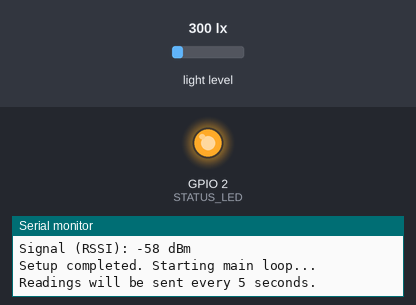
A sketch run on a simulated ESP32. Shown: output pins drawn as LEDs (lit = HIGH), the last lines printed to the serial monitor. The test bench sets the inputs (shaded band); at power-on: light level 300 lx. WiFi joins after 1.5 s; servers stay silent unless stated; uploads are accepted with an empty reply.

Above: at 3.9 s.
4.0 s: light level set to 40 lx
At 6.1 s:
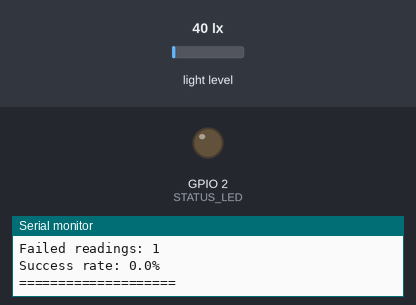
10.5 s: light level set to 500 lx
Timing chart, 0 to 23.0 s (numbered marks = the images above; inputs shaded):
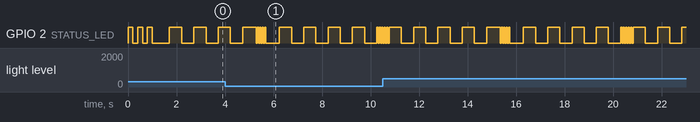

The sketch:

esp32_light_monitor_fixed.ino
```cpp
/**
 * Light Pollution Monitoring System - ESP32
 * Reads BH1750 sensor data and sends to PHP API via WiFi
 *
 * Hardware Connections:
 * BH1750 -> ESP32
 * VCC    -> 3.3V
 * GND    -> GND
 * SDA    -> GPIO 21
 * SCL    -> GPIO 22
 * ADDR   -> GND (I2C address: 0x23)
 */
#include <WiFiClientSecure.h>  // add this at the top of the file

#include <WiFi.h>
#include <HTTPClient.h>
#include <Wire.h>
#include <BH1750.h>

// ─── WiFi Configuration ───────────────────────────────────────────────────────
const char* ssid     = "";
const char* password = "";

// ─── Server Configuration ─────────────────────────────────────────────────────
// TODO: Replace with your current ngrok URL each session
const char* serverName = "insert the link here";  // e.g. "https://abcd1234.ngrok.io/api/receive_data.php"

// ─── Device Configuration ─────────────────────────────────────────────────────
const char* deviceId = "ESP32_001";

// ─── Timing Configuration ─────────────────────────────────────────────────────
const unsigned long READING_INTERVAL    = 5000;   // 5 seconds between readings
const unsigned long WIFI_RETRY_INTERVAL = 10000;  // 10 seconds between WiFi retries
const int           MAX_WIFI_RETRIES    = 5;
const int           MAX_SENSOR_RETRIES  = 3;

// ─── Pin Definitions ──────────────────────────────────────────────────────────
#define STATUS_LED 2  // Built-in LED on most ESP32 boards

// ─── Global Objects & Variables ───────────────────────────────────────────────
BH1750 lightMeter;

unsigned long lastReadingTime   = 0;
unsigned long lastWifiRetryTime = 0;
int           wifiRetryCount    = 0;
int           sensorRetryCount  = 0;
bool          systemOnline      = false;

// ─── System Status Struct ─────────────────────────────────────────────────────
struct SystemStatus {
  bool          wifiConnected;
  bool          sensorWorking;
  bool          apiWorking;
  unsigned long lastSuccessfulSend;
  int           totalReadings;
  int           failedReadings;
};

SystemStatus status = {false, false, false, 0, 0, 0};

// ─── Function Declarations ────────────────────────────────────────────────────
bool initializeSensor();
void initializeWiFi();
void handleWiFiDisconnection();
void performReading();
bool sendDataToServer(float lux, String level, String device_id);
void updateStatusLED();
void blinkLED(int count, int delayMs);
void printSystemStatus();


// SETUP

void setup() {
  Serial.begin(115200);
  Serial.println("\n=== Light Pollution Monitoring System ===");
  Serial.println("Starting initialization...");

  // Initialize LED pin
  pinMode(STATUS_LED, OUTPUT);
  blinkLED(3, 200);  // 3 blinks = startup indicator

  // Initialize I2C
  Wire.begin(21, 22);
  Serial.println("I2C initialized on SDA=21, SCL=22");

  // Initialize BH1750 sensor
  if (initializeSensor()) {
    status.sensorWorking = true;
    Serial.println("BH1750 sensor initialized successfully");
  } else {
    status.sensorWorking = false;
    Serial.println("ERROR: BH1750 sensor initialization failed");
  }

  // Connect to WiFi
  initializeWiFi();

  Serial.println("Setup completed. Starting main loop...");
  Serial.println("Readings will be sent every 5 seconds.");
}


// LOOP

void loop() {
  unsigned long currentTime = millis();

  // Check WiFi connection
  if (WiFi.status() != WL_CONNECTED) {
    handleWiFiDisconnection();
  }

  // Take a reading every READING_INTERVAL ms
  if (currentTime - lastReadingTime >= READING_INTERVAL) {
    lastReadingTime = currentTime;

    if (status.sensorWorking) {
      performReading();
    } else {
      systemOnline = false;
      Serial.println("SYSTEM OFFLINE - No sensor available");
      Serial.println("Connect BH1750 sensor to enable system");

      // Periodically try to reinitialize the sensor
      sensorRetryCount++;
      if (sensorRetryCount >= MAX_SENSOR_RETRIES) {
        Serial.println("Attempting sensor reinitialization...");
        if (initializeSensor()) {
          status.sensorWorking = true;
          systemOnline = true;
          Serial.println("Sensor found - System ONLINE");
        } else {
          Serial.println("Sensor still not available");
          sensorRetryCount = 0;
        }
      }
    }
  }

  // Update status LED
  updateStatusLED();

  delay(100);  // Small delay to prevent watchdog issues
}


// SENSOR INITIALIZATION

bool initializeSensor() {
  if (lightMeter.begin(BH1750::CONTINUOUS_HIGH_RES_MODE)) {
    Serial.println("BH1750 initialized in CONTINUOUS_HIGH_RES_MODE");
    return true;
  }

  Serial.println("Trying CONTINUOUS_HIGH_RES_MODE_2...");
  if (lightMeter.begin(BH1750::CONTINUOUS_HIGH_RES_MODE_2)) {
    Serial.println("BH1750 initialized in CONTINUOUS_HIGH_RES_MODE_2");
    return true;
  }

  Serial.println("ERROR: BH1750 sensor not detected!");
  Serial.println("Check connections: VCC->3.3V, GND->GND, SDA->GPIO21, SCL->GPIO22");
  return false;
}


// WIFI INITIALIZATION

void initializeWiFi() {
  Serial.println("Connecting to WiFi: " + String(ssid));
  WiFi.begin(ssid, password);

  int attempts = 0;
  while (WiFi.status() != WL_CONNECTED && attempts < 20) {
    delay(500);
    Serial.print(".");
    digitalWrite(STATUS_LED, !digitalRead(STATUS_LED));  // Toggle LED
    attempts++;
  }

  if (WiFi.status() == WL_CONNECTED) {
    status.wifiConnected = true;
    wifiRetryCount = 0;
    Serial.println("\nWiFi connected!");
    Serial.print("IP Address: ");
    Serial.println(WiFi.localIP());
    Serial.print("Signal (RSSI): ");
    Serial.print(WiFi.RSSI());
    Serial.println(" dBm");
    digitalWrite(STATUS_LED, HIGH);
  } else {
    status.wifiConnected = false;
    Serial.println("\nFailed to connect to WiFi. Will retry...");
    digitalWrite(STATUS_LED, LOW);
  }
}

// WIFI DISCONNECTION HANDLER

void handleWiFiDisconnection() {
  status.wifiConnected = false;
  systemOnline = false;

  unsigned long currentTime = millis();
  if (currentTime - lastWifiRetryTime >= WIFI_RETRY_INTERVAL) {
    lastWifiRetryTime = currentTime;
    wifiRetryCount++;

    if (wifiRetryCount <= MAX_WIFI_RETRIES) {
      Serial.println("WiFi retry attempt: " + String(wifiRetryCount));
      initializeWiFi();
    } else {
      Serial.println("Max WiFi retries reached. Restarting system...");
      delay(5000);
      ESP.restart();
    }
  }
}


// PERFORM SENSOR READING
void performReading() {
  Serial.println("\n--- Taking Reading ---");

  float lux = lightMeter.readLightLevel();

  // Validate reading
  if (lux < 0 || isnan(lux) || isinf(lux)) {
    Serial.print("ERROR: Invalid reading - RAW LUX: ");
    Serial.println(lux);
    Serial.println("Check BH1750 connections and power supply. Skipping...");

    status.failedReadings++;
    if (status.failedReadings > 5) {
      status.sensorWorking = false;
      systemOnline = false;
      Serial.println("SENSOR MARKED AS FAILED - Too many invalid readings");
    }
    printSystemStatus();
    return;
  }

  if (lux > 100000) {
    Serial.print("ERROR: Unrealistic reading - LUX: ");
    Serial.println(lux);
    Serial.println("Sensor may be damaged or disconnected. Skipping...");
    status.failedReadings++;
    printSystemStatus();
    return;
  }

  // Valid reading
  Serial.print("Light intensity: ");
  Serial.print(lux, 2);
  Serial.println(" lux");

  status.totalReadings++;
  status.failedReadings = 0;
  status.sensorWorking = true;

  // Classify pollution level
  String level;
  if (lux <= 50) {
    level = "low";
  } else if (lux <= 150) {
    level = "moderate";
  } else {
    level = "high";
  }

  Serial.print("Pollution level: ");
  Serial.println(level);

  // Send to server
  if (status.wifiConnected) {
    if (sendDataToServer(lux, level, deviceId)) {
      status.lastSuccessfulSend = millis();
      status.apiWorking = true;
      systemOnline = true;
      blinkLED(2, 100);  // 2 quick blinks = success
    } else {
      status.failedReadings++;
      status.apiWorking = false;
      systemOnline = false;
      blinkLED(5, 50);   // 5 rapid blinks = error
    }
  } else {
    Serial.println("WiFi not connected - data not sent");
    status.failedReadings++;
    systemOnline = false;
  }

  printSystemStatus();
}

// =============================================================================
// SEND DATA TO SERVER
// =============================================================================
bool sendDataToServer(float lux, String level, String device_id) {

  WiFiClientSecure client;
  client.setInsecure();  // skip SSL cert verification
  HTTPClient http;

  Serial.print("Sending to: ");
  Serial.println(serverName);

  if (!http.begin(client, serverName)) {
    Serial.println("HTTP begin failed");
    return false;
  }

  http.addHeader("ngrok-skip-browser-warning", "true");
  http.addHeader("Content-Type", "application/x-www-form-urlencoded");
  http.addHeader("User-Agent", "ESP32-LightMonitor/1.0");
  http.setTimeout(10000);
  http.setConnectTimeout(5000);

  String postData = "device_id=" + device_id +
                    "&lux="       + String(lux, 2) +
                    "&level="     + level;

  Serial.print("POST data: ");
  Serial.println(postData);

  int httpResponseCode = http.POST(postData);

  Serial.print("HTTP Response code: ");
  Serial.println(httpResponseCode);

  bool success = false;

  if (httpResponseCode > 0) {
    String response = http.getString();
    Serial.print("Response: ");
    Serial.println(response);
    success = (httpResponseCode == 200 && response.length() > 0);
  } else {
    if (httpResponseCode == -1)  Serial.println("Error: Connection refused - check server");
    else if (httpResponseCode == -11) Serial.println("Error: Timeout - server too slow");
    else if (httpResponseCode == -3)  Serial.println("Error: DNS lookup failed");
    else {
      Serial.print("Error code: ");
      Serial.println(httpResponseCode);
    }
  }

  http.end();
  Serial.println(success ? "Result: SUCCESS" : "Result: FAILED");
  return success;
}

// =============================================================================
// STATUS LED
// =============================================================================
void updateStatusLED() {
  static unsigned long lastBlink = 0;
  static bool ledState = false;

  unsigned long blinkInterval = systemOnline ? 2000 : 500;  // Slow=online, Fast=offline

  if (millis() - lastBlink >= blinkInterval) {
    lastBlink = millis();
    ledState = !ledState;
    digitalWrite(STATUS_LED, ledState);
  }
}

// =============================================================================
// BLINK LED UTILITY
// =============================================================================
void blinkLED(int count, int delayMs) {
  for (int i = 0; i < count; i++) {
    digitalWrite(STATUS_LED, HIGH);
    delay(delayMs);
    digitalWrite(STATUS_LED, LOW);
    delay(delayMs);
  }
}

// =============================================================================
// PRINT SYSTEM STATUS
// =============================================================================
void printSystemStatus() {
  Serial.println("\n=== System Status ===");
  Serial.print("WiFi:    "); Serial.println(status.wifiConnected ? "Connected"    : "Disconnected");
  Serial.print("Sensor:  "); Serial.println(status.sensorWorking ? "Working"      : "Error");
  Serial.print("API:     "); Serial.println(status.apiWorking     ? "Working"      : "Error");
  Serial.print("System:  "); Serial.println(systemOnline          ? "Online"       : "Offline");
  Serial.print("Total readings:  "); Serial.println(status.totalReadings);
  Serial.print("Failed readings: "); Serial.println(status.failedReadings);

  if (status.totalReadings > 0) {
    float successRate = (float)(status.totalReadings - status.failedReadings)
                        / status.totalReadings * 100.0;
    Serial.print("Success rate: ");
    Serial.print(successRate, 1);
    Serial.println("%");
  }
  Serial.println("====================\n");
}
```
